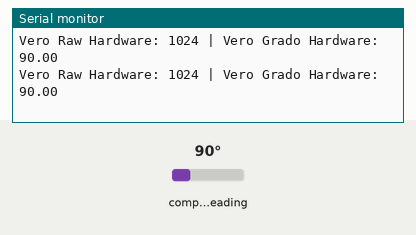
This sketch was run on a simulated ESP32. Shown: the last lines printed to the serial monitor. Wiring (inferred from the names in the program): AS5600 angle sensor at I2C address 0x36. The inputs (shaded band) are chosen by the test bench; at power-on: compass heading 90°.

Above: at 1.2 s.
1.3 s: compass heading set to 7°
At 1.32 s:
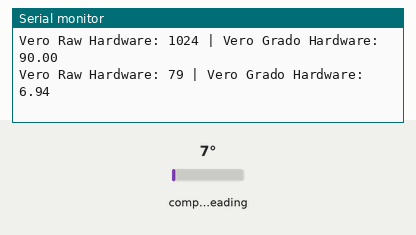
2.8 s: compass heading set to 180°
At 2.83 s:
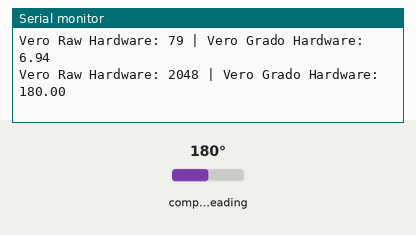
Timing chart, 0 to 5.8 s (numbered marks = the images above; inputs shaded):
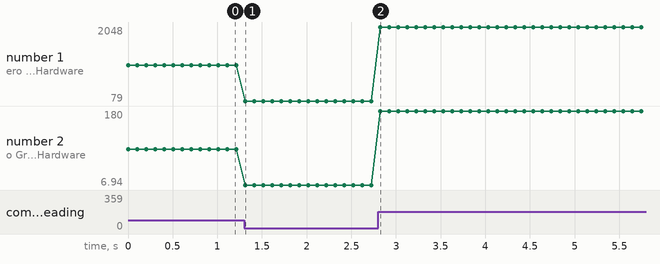

Measured:
- after the input at 1.3 s, the serial monitor: prints a new line at once (image 1)
- after the input at 2.8 s, the serial monitor: prints a new line at once (image 2)
- plotted number 1: 1024 → 79 after the input at 1.3 s, 79 → 2048 after the input at 2.8 s
- plotted number 2: 90 → 6.94 after the input at 1.3 s, 6.94 → 180 after the input at 2.8 s

The sketch:

wakeup_read.ino
```cpp
#include <Wire.h>
#include <AS5600.h>
#include <math.h> // Necessaria per fmodf

AS5600 as5600;

void setup() {
  Serial.begin(115200);
  Wire.begin(21, 22);

  Serial.println("Inizializzazione AS5600...");

  if (!as5600.begin()) {
    Serial.println("Errore: AS5600 non trovato!");
    while (1);
  }

  // Opzionale: imposta la direzione se la libreria lo supporta
  // as5600.setDirection(AS5600_CLOCK_WISE);

  Serial.println("AS5600 pronto.");
}

void loop() {
  // Lettura ultra-diretta del registro dell'angolo (0x0E e 0x0F)
  Wire.beginTransmission(0x36);
  Wire.write(0x0E);
  Wire.endTransmission();
  Wire.requestFrom(0x36, 2);

  if (Wire.available() >= 2) {
    uint16_t high = Wire.read();
    uint16_t low = Wire.read();
    uint16_t realRaw = (high << 8) | low;

    float realDeg = (realRaw * 360.0) / 4096.0;

    Serial.print("Vero Raw Hardware: ");
    Serial.print(realRaw);
    Serial.print(" | Vero Grado Hardware: ");
    Serial.println(realDeg);
  }
  delay(100);
}
```
